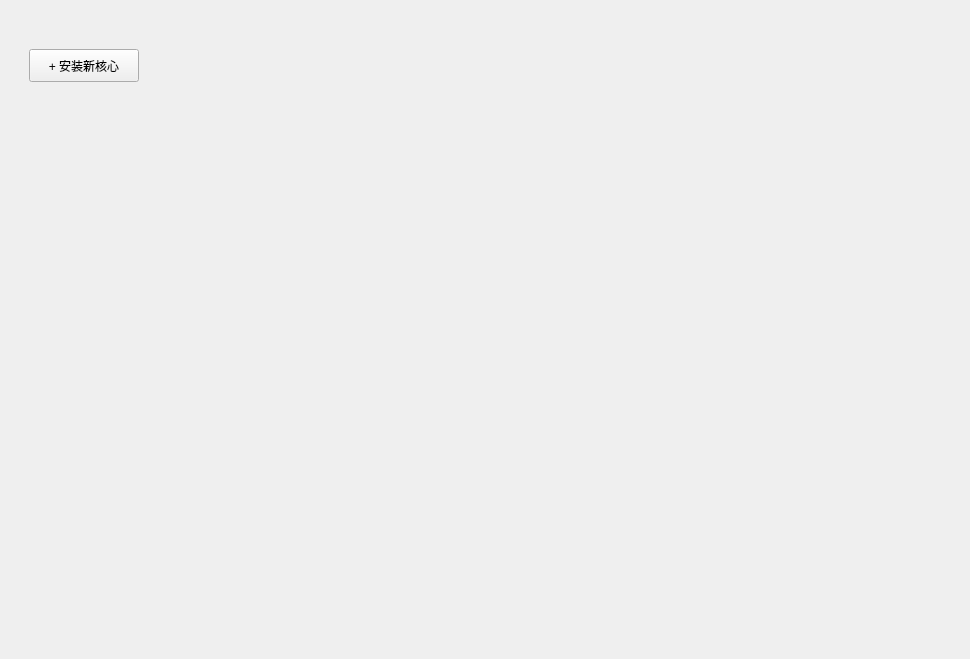
<?xml version="1.0" encoding="UTF-8"?>
<ui version="4.0">
 <class>Form</class>
 <widget class="QWidget" name="Form">
  <property name="geometry">
   <rect>
    <x>0</x>
    <y>0</y>
    <width>970</width>
    <height>659</height>
   </rect>
  </property>
  <property name="windowTitle">
   <string>Form</string>
  </property>
  <layout class="QGridLayout" name="gridLayout">
   <item row="0" column="0">
    <spacer name="horizontalSpacer_3">
     <property name="orientation">
      <enum>Qt::Horizontal</enum>
     </property>
     <property name="sizeHint" stdset="0">
      <size>
       <width>1189</width>
       <height>20</height>
      </size>
     </property>
    </spacer>
   </item>
   <item row="1" column="0">
    <widget class="QStackedWidget" name="stackedWidget_2">
     <property name="currentIndex">
      <number>0</number>
     </property>
     <widget class="QWidget" name="serversPage">
      <layout class="QGridLayout" name="gridLayout_9">
       <item row="2" column="0">
        <widget class="SmoothScrollArea" name="serversSmoothScrollArea">
         <property name="frameShape">
          <enum>QFrame::NoFrame</enum>
         </property>
         <property name="frameShadow">
          <enum>QFrame::Plain</enum>
         </property>
         <property name="verticalScrollBarPolicy">
          <enum>Qt::ScrollBarAsNeeded</enum>
         </property>
         <property name="widgetResizable">
          <bool>true</bool>
         </property>
         <widget class="QWidget" name="serversScrollAreaWidgetContents_2">
          <property name="geometry">
           <rect>
            <x>0</x>
            <y>0</y>
            <width>928</width>
            <height>540</height>
           </rect>
          </property>
          <property name="sizePolicy">
           <sizepolicy hsizetype="Expanding" vsizetype="Expanding">
            <horstretch>0</horstretch>
            <verstretch>0</verstretch>
           </sizepolicy>
          </property>
          <layout class="QGridLayout" name="gridLayout_14">
           <item row="0" column="0">
            <layout class="QVBoxLayout" name="verticalLayout_2"/>
           </item>
          </layout>
         </widget>
        </widget>
       </item>
       <item row="1" column="0" colspan="2">
        <widget class="QWidget" name="widget_2" native="true">
         <layout class="QGridLayout" name="gridLayout_12">
          <item row="0" column="0">
           <widget class="PushButton" name="PushButton_2">
            <property name="minimumSize">
             <size>
              <width>110</width>
              <height>33</height>
             </size>
            </property>
            <property name="maximumSize">
             <size>
              <width>110</width>
              <height>33</height>
             </size>
            </property>
            <property name="text">
             <string>+ 安装新核心</string>
            </property>
           </widget>
          </item>
          <item row="0" column="1">
           <spacer name="horizontalSpacer">
            <property name="orientation">
             <enum>Qt::Horizontal</enum>
            </property>
            <property name="sizeHint" stdset="0">
             <size>
              <width>646</width>
              <height>30</height>
             </size>
            </property>
           </spacer>
          </item>
         </layout>
        </widget>
       </item>
      </layout>
     </widget>
     <widget class="QWidget" name="editServerPage">
      <layout class="QGridLayout" name="gridLayout_6">
       <item row="0" column="0">
        <widget class="QWidget" name="editServerTitleWidget_2" native="true">
         <property name="sizePolicy">
          <sizepolicy hsizetype="Preferred" vsizetype="Preferred">
           <horstretch>0</horstretch>
           <verstretch>0</verstretch>
          </sizepolicy>
         </property>
         <layout class="QGridLayout" name="gridLayout_2">
          <item row="0" column="2">
           <widget class="SubtitleLabel" name="editServerSubtitleLabel_2">
            <property name="sizePolicy">
             <sizepolicy hsizetype="Fixed" vsizetype="Fixed">
              <horstretch>0</horstretch>
              <verstretch>0</verstretch>
             </sizepolicy>
            </property>
            <property name="text">
             <string>编辑核心-[Minecraft游戏名称]</string>
            </property>
           </widget>
          </item>
          <item row="0" column="0">
           <widget class="TransparentToolButton" name="editServerBackPushBtn_2"/>
          </item>
          <item row="0" column="4">
           <spacer name="editServerTitleSpacer">
            <property name="orientation">
             <enum>Qt::Horizontal</enum>
            </property>
            <property name="sizeHint" stdset="0">
             <size>
              <width>40</width>
              <height>20</height>
             </size>
            </property>
           </spacer>
          </item>
          <item row="1" column="2" colspan="3">
           <widget class="SmoothScrollArea" name="editServerScrollArea">
            <property name="frameShape">
             <enum>QFrame::NoFrame</enum>
            </property>
            <property name="verticalScrollBarPolicy">
             <enum>Qt::ScrollBarAsNeeded</enum>
            </property>
            <property name="horizontalScrollBarPolicy">
             <enum>Qt::ScrollBarAsNeeded</enum>
            </property>
            <property name="widgetResizable">
             <bool>true</bool>
            </property>
            <widget class="QWidget" name="editServerScrollAreaContents">
             <property name="geometry">
              <rect>
               <x>0</x>
               <y>0</y>
               <width>618</width>
               <height>718</height>
              </rect>
             </property>
             <layout class="QVBoxLayout" name="noobNewServerScrollAreaVerticalLayout_2">
              <item>
               <widget class="QWidget" name="editSetJavaWidget" native="true">
                <property name="sizePolicy">
                 <sizepolicy hsizetype="Expanding" vsizetype="Fixed">
                  <horstretch>0</horstretch>
                  <verstretch>0</verstretch>
                 </sizepolicy>
                </property>
                <property name="minimumSize">
                 <size>
                  <width>0</width>
                  <height>120</height>
                 </size>
                </property>
                <layout class="QGridLayout" name="gridLayout_7">
                 <item row="2" column="2">
                  <widget class="PrimaryPushButton" name="editAutoDetectJavaPrimaryPushBtn">
                   <property name="sizePolicy">
                    <sizepolicy hsizetype="Fixed" vsizetype="Fixed">
                     <horstretch>0</horstretch>
                     <verstretch>0</verstretch>
                    </sizepolicy>
                   </property>
                   <property name="cursor">
                    <cursorShape>PointingHandCursor</cursorShape>
                   </property>
                   <property name="text">
                    <string>自动查找Java</string>
                   </property>
                  </widget>
                 </item>
                 <item row="0" column="0">
                  <widget class="SubtitleLabel" name="editJavaSubtitleLabel">
                   <property name="sizePolicy">
                    <sizepolicy hsizetype="Fixed" vsizetype="Fixed">
                     <horstretch>0</horstretch>
                     <verstretch>0</verstretch>
                    </sizepolicy>
                   </property>
                   <property name="text">
                    <string>Java（勾选自动分配java则不生效）:</string>
                   </property>
                  </widget>
                 </item>
                 <item row="3" column="2">
                  <widget class="PushButton" name="editJavaListPushBtn">
                   <property name="sizePolicy">
                    <sizepolicy hsizetype="Fixed" vsizetype="Fixed">
                     <horstretch>0</horstretch>
                     <verstretch>0</verstretch>
                    </sizepolicy>
                   </property>
                   <property name="minimumSize">
                    <size>
                     <width>108</width>
                     <height>31</height>
                    </size>
                   </property>
                   <property name="cursor">
                    <cursorShape>PointingHandCursor</cursorShape>
                   </property>
                   <property name="text">
                    <string>Java列表</string>
                   </property>
                  </widget>
                 </item>
                 <item row="2" column="1">
                  <widget class="PrimaryPushButton" name="editManuallyAddJavaPrimaryPushBtn">
                   <property name="sizePolicy">
                    <sizepolicy hsizetype="Fixed" vsizetype="Fixed">
                     <horstretch>0</horstretch>
                     <verstretch>0</verstretch>
                    </sizepolicy>
                   </property>
                   <property name="minimumSize">
                    <size>
                     <width>90</width>
                     <height>0</height>
                    </size>
                   </property>
                   <property name="cursor">
                    <cursorShape>PointingHandCursor</cursorShape>
                   </property>
                   <property name="text">
                    <string>手动导入</string>
                   </property>
                  </widget>
                 </item>
                 <item row="3" column="1">
                  <widget class="PrimaryPushButton" name="editDownloadJavaPrimaryPushBtn">
                   <property name="sizePolicy">
                    <sizepolicy hsizetype="Fixed" vsizetype="Fixed">
                     <horstretch>0</horstretch>
                     <verstretch>0</verstretch>
                    </sizepolicy>
                   </property>
                   <property name="minimumSize">
                    <size>
                     <width>90</width>
                     <height>0</height>
                    </size>
                   </property>
                   <property name="cursor">
                    <cursorShape>PointingHandCursor</cursorShape>
                   </property>
                   <property name="text">
                    <string>下载Java</string>
                   </property>
                  </widget>
                 </item>
                 <item row="2" column="0" rowspan="2">
                  <widget class="TextEdit" name="editJavaTextEdit"/>
                 </item>
                </layout>
               </widget>
              </item>
              <item>
               <widget class="QWidget" name="editSetDeEncodingWidget" native="true">
                <layout class="QGridLayout" name="gridLayout_10">
                 <item row="2" column="0">
                  <widget class="CardWidget" name="CardWidget_4">
                   <layout class="QGridLayout" name="gridLayout_3">
                    <item row="1" column="0">
                     <widget class="SwitchButton" name="SwitchButton_6"/>
                    </item>
                    <item row="1" column="3">
                     <widget class="LineEdit" name="LineEdit_21"/>
                    </item>
                    <item row="0" column="5">
                     <widget class="BodyLabel" name="BodyLabel_21">
                      <property name="text">
                       <string>游戏窗口标题:</string>
                      </property>
                     </widget>
                    </item>
                    <item row="1" column="2">
                     <widget class="SubtitleLabel" name="SubtitleLabel_6">
                      <property name="text">
                       <string>×</string>
                      </property>
                     </widget>
                    </item>
                    <item row="0" column="4">
                     <widget class="BodyLabel" name="BodyLabel_22">
                      <property name="text">
                       <string>服务器地址:</string>
                      </property>
                     </widget>
                    </item>
                    <item row="0" column="0">
                     <widget class="BodyLabel" name="BodyLabel_23">
                      <property name="text">
                       <string>全屏模式:</string>
                      </property>
                     </widget>
                    </item>
                    <item row="1" column="1">
                     <widget class="LineEdit" name="LineEdit_22"/>
                    </item>
                    <item row="1" column="4">
                     <widget class="LineEdit" name="LineEdit_23"/>
                    </item>
                    <item row="1" column="5">
                     <widget class="LineEdit" name="LineEdit_24"/>
                    </item>
                    <item row="0" column="1" colspan="3">
                     <widget class="BodyLabel" name="BodyLabel_24">
                      <property name="text">
                       <string>游戏窗口分辨率:</string>
                      </property>
                     </widget>
                    </item>
                   </layout>
                  </widget>
                 </item>
                 <item row="1" column="0">
                  <widget class="SubtitleLabel" name="editDeEncodingSubtitleLabel">
                   <property name="sizePolicy">
                    <sizepolicy hsizetype="Fixed" vsizetype="Fixed">
                     <horstretch>0</horstretch>
                     <verstretch>0</verstretch>
                    </sizepolicy>
                   </property>
                   <property name="text">
                    <string>运行设置：</string>
                   </property>
                  </widget>
                 </item>
                 <item row="0" column="0">
                  <widget class="QWidget" name="editSetMemWidget" native="true">
                   <property name="sizePolicy">
                    <sizepolicy hsizetype="Expanding" vsizetype="Fixed">
                     <horstretch>0</horstretch>
                     <verstretch>0</verstretch>
                    </sizepolicy>
                   </property>
                   <layout class="QGridLayout" name="gridLayout_8">
                    <item row="1" column="1">
                     <widget class="CardWidget" name="CardWidget">
                      <property name="minimumSize">
                       <size>
                        <width>401</width>
                        <height>51</height>
                       </size>
                      </property>
                      <widget class="LineEdit" name="editMinMemLineEdit">
                       <property name="geometry">
                        <rect>
                         <x>10</x>
                         <y>10</y>
                         <width>128</width>
                         <height>33</height>
                        </rect>
                       </property>
                       <property name="sizePolicy">
                        <sizepolicy hsizetype="Fixed" vsizetype="Fixed">
                         <horstretch>0</horstretch>
                         <verstretch>0</verstretch>
                        </sizepolicy>
                       </property>
                       <property name="minimumSize">
                        <size>
                         <width>0</width>
                         <height>30</height>
                        </size>
                       </property>
                      </widget>
                      <widget class="SubtitleLabel" name="editToSymbol">
                       <property name="geometry">
                        <rect>
                         <x>150</x>
                         <y>10</y>
                         <width>14</width>
                         <height>32</height>
                        </rect>
                       </property>
                       <property name="sizePolicy">
                        <sizepolicy hsizetype="Fixed" vsizetype="Preferred">
                         <horstretch>0</horstretch>
                         <verstretch>0</verstretch>
                        </sizepolicy>
                       </property>
                       <property name="text">
                        <string>~</string>
                       </property>
                      </widget>
                      <widget class="LineEdit" name="editMaxMemLineEdit">
                       <property name="geometry">
                        <rect>
                         <x>170</x>
                         <y>10</y>
                         <width>128</width>
                         <height>33</height>
                        </rect>
                       </property>
                       <property name="sizePolicy">
                        <sizepolicy hsizetype="Fixed" vsizetype="Fixed">
                         <horstretch>0</horstretch>
                         <verstretch>0</verstretch>
                        </sizepolicy>
                       </property>
                       <property name="minimumSize">
                        <size>
                         <width>0</width>
                         <height>30</height>
                        </size>
                       </property>
                      </widget>
                      <widget class="ComboBox" name="editMemUnitComboBox">
                       <property name="geometry">
                        <rect>
                         <x>310</x>
                         <y>10</y>
                         <width>76</width>
                         <height>32</height>
                        </rect>
                       </property>
                      </widget>
                     </widget>
                    </item>
                    <item row="1" column="3">
                     <spacer name="editMemSpacer">
                      <property name="orientation">
                       <enum>Qt::Horizontal</enum>
                      </property>
                      <property name="sizeHint" stdset="0">
                       <size>
                        <width>40</width>
                        <height>20</height>
                       </size>
                      </property>
                     </spacer>
                    </item>
                    <item row="0" column="1">
                     <widget class="SubtitleLabel" name="editMemSubtitleLabel">
                      <property name="sizePolicy">
                       <sizepolicy hsizetype="Fixed" vsizetype="Fixed">
                        <horstretch>0</horstretch>
                        <verstretch>0</verstretch>
                       </sizepolicy>
                      </property>
                      <property name="text">
                       <string>内存（勾选自动分配JVM内存则不生效）:</string>
                      </property>
                     </widget>
                    </item>
                   </layout>
                  </widget>
                 </item>
                </layout>
               </widget>
              </item>
              <item>
               <widget class="QWidget" name="editSetJVMArgWidget" native="true">
                <layout class="QGridLayout" name="gridLayout_4">
                 <item row="4" column="0">
                  <widget class="PlainTextEdit" name="JVMArgPlainTextEdit">
                   <property name="placeholderText">
                    <string>可选，用一个空格分组</string>
                   </property>
                  </widget>
                 </item>
                 <item row="1" column="0">
                  <widget class="QLabel" name="label">
                   <property name="minimumSize">
                    <size>
                     <width>41</width>
                     <height>31</height>
                    </size>
                   </property>
                   <property name="maximumSize">
                    <size>
                     <width>41</width>
                     <height>31</height>
                    </size>
                   </property>
                   <property name="styleSheet">
                    <string notr="true">border-image: url(:/built-InIcons/Error.svg);</string>
                   </property>
                   <property name="text">
                    <string/>
                   </property>
                  </widget>
                 </item>
                 <item row="0" column="0">
                  <widget class="SubtitleLabel" name="editJVMArgSubtitleLabel">
                   <property name="sizePolicy">
                    <sizepolicy hsizetype="Fixed" vsizetype="Fixed">
                     <horstretch>0</horstretch>
                     <verstretch>0</verstretch>
                    </sizepolicy>
                   </property>
                   <property name="text">
                    <string>JVM参数（你要清楚的知道你在干什么可怕的事情的）：</string>
                   </property>
                  </widget>
                 </item>
                </layout>
               </widget>
              </item>
              <item>
               <widget class="QWidget" name="editSetServerIconWidget" native="true">
                <layout class="QGridLayout" name="gridLayout_5">
                 <item row="2" column="0" colspan="4">
                  <widget class="BodyLabel" name="tipLabel">
                   <property name="text">
                    <string>提示：此处设置的是此核心在YML3中显示的图标，不能代表其他启动器内此核心展示的图标。</string>
                   </property>
                  </widget>
                 </item>
                 <item row="4" column="0">
                  <widget class="ComboBox" name="editServerIcon"/>
                 </item>
                 <item row="0" column="0">
                  <widget class="SubtitleLabel" name="editServerIconSubtitleLabel">
                   <property name="sizePolicy">
                    <sizepolicy hsizetype="Fixed" vsizetype="Fixed">
                     <horstretch>0</horstretch>
                     <verstretch>0</verstretch>
                    </sizepolicy>
                   </property>
                   <property name="text">
                    <string>核心图标：</string>
                   </property>
                  </widget>
                 </item>
                 <item row="4" column="2">
                  <widget class="PixmapLabel" name="editServerPixmapLabel">
                   <property name="sizePolicy">
                    <sizepolicy hsizetype="Fixed" vsizetype="Fixed">
                     <horstretch>0</horstretch>
                     <verstretch>0</verstretch>
                    </sizepolicy>
                   </property>
                   <property name="minimumSize">
                    <size>
                     <width>60</width>
                     <height>60</height>
                    </size>
                   </property>
                   <property name="maximumSize">
                    <size>
                     <width>60</width>
                     <height>60</height>
                    </size>
                   </property>
                  </widget>
                 </item>
                 <item row="4" column="1">
                  <spacer name="horizontalSpacer_2">
                   <property name="orientation">
                    <enum>Qt::Horizontal</enum>
                   </property>
                   <property name="sizeType">
                    <enum>QSizePolicy::Fixed</enum>
                   </property>
                   <property name="sizeHint" stdset="0">
                    <size>
                     <width>10</width>
                     <height>20</height>
                    </size>
                   </property>
                  </spacer>
                 </item>
                </layout>
               </widget>
              </item>
              <item>
               <spacer name="editServerScrollAreaSpacer">
                <property name="orientation">
                 <enum>Qt::Vertical</enum>
                </property>
                <property name="sizeHint" stdset="0">
                 <size>
                  <width>20</width>
                  <height>40</height>
                 </size>
                </property>
               </spacer>
              </item>
             </layout>
            </widget>
           </widget>
          </item>
         </layout>
        </widget>
       </item>
      </layout>
     </widget>
    </widget>
   </item>
  </layout>
 </widget>
 <customwidgets>
  <customwidget>
   <class>ComboBox</class>
   <extends>QPushButton</extends>
   <header>qfluentwidgets</header>
  </customwidget>
  <customwidget>
   <class>PushButton</class>
   <extends>QPushButton</extends>
   <header>qfluentwidgets</header>
  </customwidget>
  <customwidget>
   <class>PrimaryPushButton</class>
   <extends>PushButton</extends>
   <header>qfluentwidgets</header>
  </customwidget>
  <customwidget>
   <class>ToolButton</class>
   <extends>QToolButton</extends>
   <header>qfluentwidgets</header>
  </customwidget>
  <customwidget>
   <class>TransparentToolButton</class>
   <extends>ToolButton</extends>
   <header>qfluentwidgets</header>
  </customwidget>
  <customwidget>
   <class>SwitchButton</class>
   <extends>QWidget</extends>
   <header>qfluentwidgets</header>
  </customwidget>
  <customwidget>
   <class>PixmapLabel</class>
   <extends>QLabel</extends>
   <header>qfluentwidgets</header>
  </customwidget>
  <customwidget>
   <class>CardWidget</class>
   <extends>QFrame</extends>
   <header>qfluentwidgets</header>
   <container>1</container>
  </customwidget>
  <customwidget>
   <class>SmoothScrollArea</class>
   <extends>QScrollArea</extends>
   <header>qfluentwidgets</header>
   <container>1</container>
  </customwidget>
  <customwidget>
   <class>BodyLabel</class>
   <extends>QLabel</extends>
   <header>qfluentwidgets</header>
  </customwidget>
  <customwidget>
   <class>SubtitleLabel</class>
   <extends>QLabel</extends>
   <header>qfluentwidgets</header>
  </customwidget>
  <customwidget>
   <class>LineEdit</class>
   <extends>QLineEdit</extends>
   <header>qfluentwidgets</header>
  </customwidget>
  <customwidget>
   <class>TextEdit</class>
   <extends>QTextEdit</extends>
   <header>qfluentwidgets</header>
  </customwidget>
  <customwidget>
   <class>PlainTextEdit</class>
   <extends>QPlainTextEdit</extends>
   <header>qfluentwidgets</header>
  </customwidget>
 </customwidgets>
 <resources>
  <include location="../res/icon/icons.qrc"/>
 </resources>
 <connections/>
</ui>
